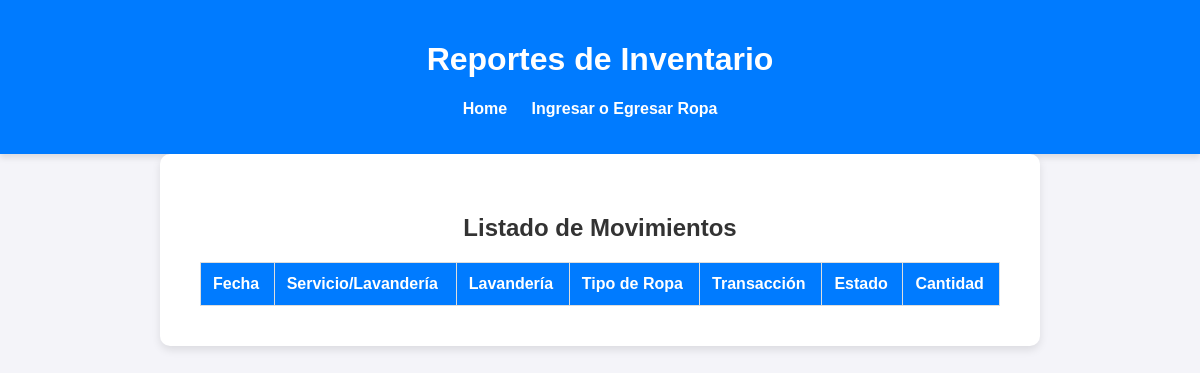
Page /reportes on the earlier database version.
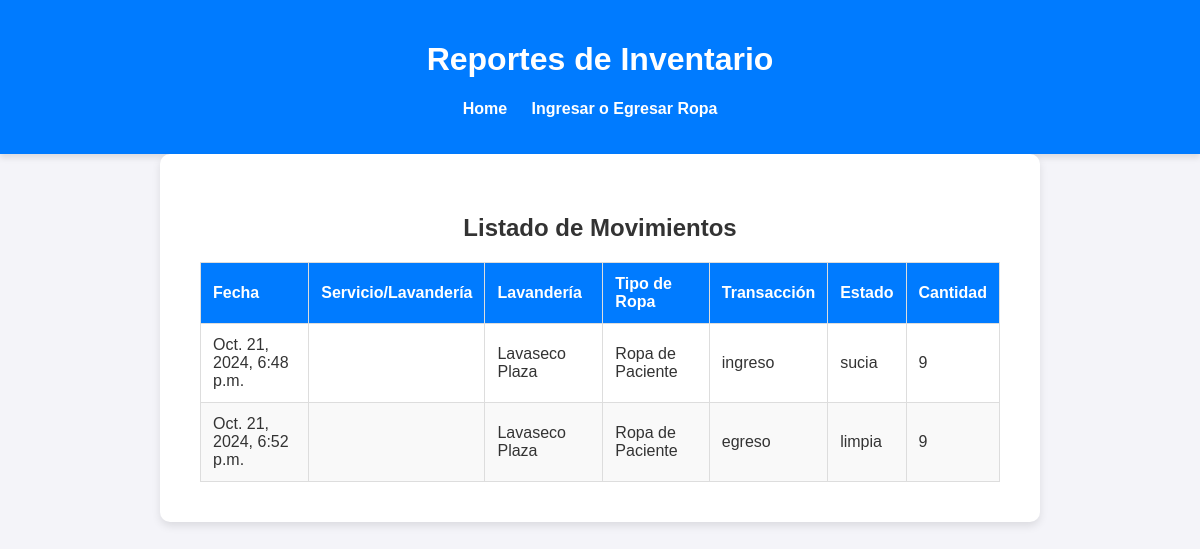
Same page on the later database version.
### inventario/models.py (models this page shows, shortened)
class ClothingInventory(models.Model):
    TRANSACTION_TYPE_CHOICES = [
        ('ingreso', 'Ingreso'),
        ('egreso', 'Egreso'),
    ]
    CLOTHING_STATUS_CHOICES = [
        ('limpia', 'Limpia'),
        ('sucia', 'Sucia'),
    ]
    service = models.ForeignKey(ClinicalService, on_delete=models.CASCADE, null=True, blank=True)
    laundry = models.ForeignKey(ExternalLaundry, on_delete=models.CASCADE, null=True, blank=True)
    clothing_type = models.ForeignKey(ClothingType, on_delete=models.CASCADE)
    transaction_type = models.CharField(max_length=7, choices=TRANSACTION_TYPE_CHOICES)
    clothing_status = models.CharField(max_length=6, choices=CLOTHING_STATUS_CHOICES)
    cantidad = models.IntegerField()
    fecha_transaccion = models.DateTimeField(auto_now_add=True)

class ExternalLaundry(models.Model):
    nombre = models.CharField(max_length=255)
    contacto = models.CharField(max_length=255)
    telefono = models.CharField(max_length=15)
    direccion = models.CharField(max_length=255)
    email = models.EmailField()

class ClothingType(models.Model):
    nombre = models.CharField(max_length=255)

### inventario/views.py (the view)
# urls.py: path('reportes',generar_reportes,name="reportes")
def generar_reportes(request):
    reportajes = ClothingInventory.objects.all()
    context = {
        'reportajes': reportajes
    }
    return render(request, 'inventario/reportes.html', context)

### inventario/templates/inventario/reportes.html (shortened to what this page needs)
<!DOCTYPE html>
<html lang="es">
<head>
    {% load static %}
    <link rel="stylesheet" href="{% static 'css/style.css' %}">
</head>
<body>
    <header>
        <h1>Reportes de Inventario</h1>
        <nav>
            <ul>
                <li><a href="{% url 'inventario:home' %}">Home</a></li>
                <li><a href="{% url 'inventario:ingresoegreso' %}">Ingresar o Egresar Ropa</a></li>
            </ul>
        </nav>
    </header>
    <main>
        <h2>Listado de Movimientos</h2>
        <table>
            <thead>
                <tr>
                    <th>Fecha</th>
                    <th>Servicio/Lavandería</th>
                    <th>Lavandería</th>
                    <th>Tipo de Ropa</th>
                    <th>Transacción</th>
                    <th>Estado</th>
                    <th>Cantidad</th>
                </tr>
            </thead>
            <tbody>
                {% for reporte in reportajes %}
                <tr>
                    <td>{{ reporte.fecha_transaccion }}</td>
                    <td>{{ reporte.service.nombre|default_if_none:reporte.laundry.nombre }}</td>
                    <td>{{ reporte.laundry.nombre }}</td>
                    <td>{{ reporte.clothing_type.nombre }}</td>
                    <td>{{ reporte.transaction_type }}</td>
                    <td>{{ reporte.clothing_status }}</td>
                    <td>{{ reporte.cantidad }}</td>
                </tr>
                {% endfor %}
            </tbody>
        </table>
    </main>
</body>
</html>

### inventario/static/css/style.css (style rules this page uses)
body { font-family: 'Arial', sans-serif; margin: 0; padding: 0; background-color: #f4f4f9; color: #333; }
header { background-color: #007BFF; padding: 20px; text-align: center; color: white; box-shadow: 0 4px 6px rgba(0, 0, 0, 0.1); }
nav ul { list-style-type: none; padding: 0; }
nav ul li { display: inline; margin-right: 20px; }
nav ul li a { color: white; text-decoration: none; font-weight: bold; }
main { padding: 40px; max-width: 800px; margin: auto; background-color: #fff; box-shadow: 0 4px 8px rgba(0, 0, 0, 0.1); border-radius: 10px; }
h2 { text-align: center; margin-bottom: 20px; color: #333; }
table { width: 100%; border-collapse: collapse; margin-top: 20px; font-size: 1em; }
table, th, td { border: 1px solid #ddd; }
th, td { padding: 12px; text-align: left; }
th { background-color: #007BFF; color: white; }
tr:nth-child(even) { background-color: #f9f9f9; }

Differences in the rows shown:
added ClothingInventory: fecha_transaccion "Oct. 21, 2024, 6:48 p.m.", laundry.nombre "Lavaseco Plaza", clothing_type.nombre "Ropa de Paciente", transaction_type "ingreso", clothing_status "sucia", cantidad "9"
added ClothingInventory: fecha_transaccion "Oct. 21, 2024, 6:52 p.m.", laundry.nombre "Lavaseco Plaza", clothing_type.nombre "Ropa de Paciente", transaction_type "egreso", clothing_status "limpia", cantidad "9"
